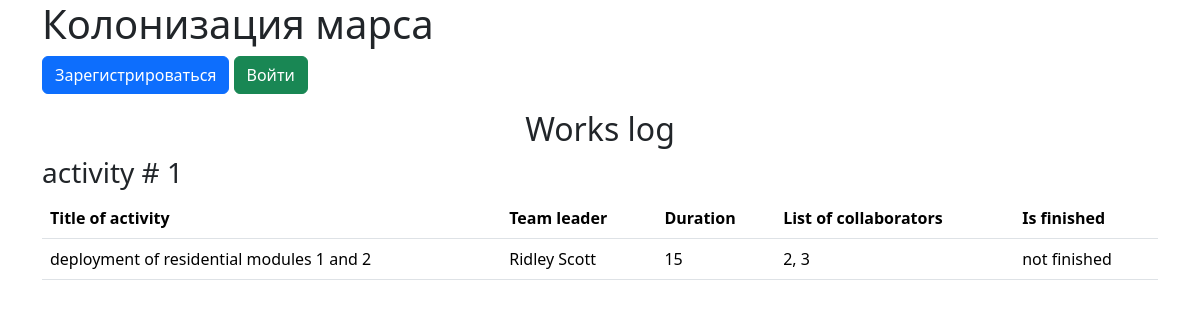
Before: / with the older database file.
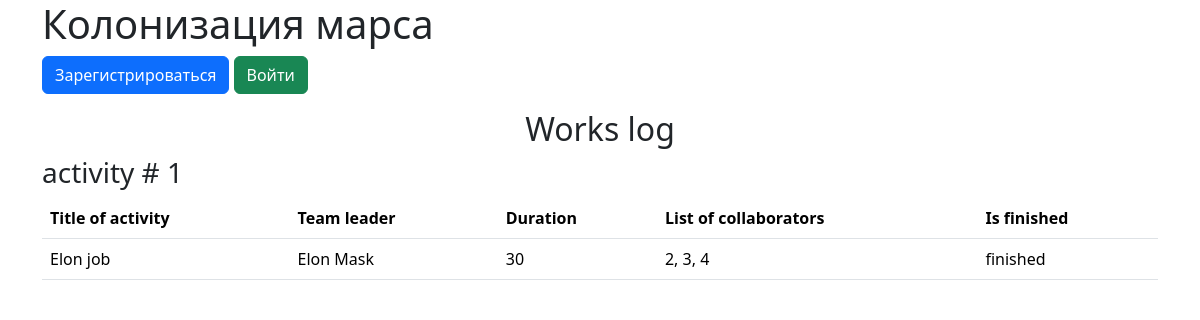
After: the same page with the newer database file.
### data/jobs.py (models this page shows)
class Jobs(SqlAlchemyBase):
    __tablename__ = "jobs"
    id = sqlalchemy.Column(sqlalchemy.Integer,
                           primary_key=True, autoincrement=True)
    team_leader = sqlalchemy.Column(sqlalchemy.Integer, sqlalchemy.ForeignKey("users.id"))
    job = sqlalchemy.Column(sqlalchemy.String)
    work_size = sqlalchemy.Column(sqlalchemy.Integer)
    collaborators = sqlalchemy.Column(sqlalchemy.String)
    start_date = sqlalchemy.Column(sqlalchemy.DateTime, default=datetime.datetime.now)
    end_date = sqlalchemy.Column(sqlalchemy.DateTime, nullable=True)
    is_finished = sqlalchemy.Column(sqlalchemy.Boolean)
    creator = orm.relationship("User")

### main.py (the view)
@app.route("/")
def index():
    db_sess = db_session.create_session()
    param = {}
    param["activities"] = db_sess.query(Jobs).all()
    param["leaders"] = []
    for job in param["activities"]:
        leader = db_sess.query(User).get(job.team_leader)
        param["leaders"].append(f"{leader.name} {leader.surname}")
    param["current_user"] = current_user
    return flask.render_template('job-journal.html', **param)

### data/db_session.py (called while the page is built)
def create_session() -> Session:
    global __factory
    return __factory()

### templates/job-journal.html (shortened to what this page needs)
{% extends 'base.html' %}
{% block content %}
  <h2 class="text-center">Works log</h2>
  {% for job in activities %}
    <h3>activity # {{loop.index}}</h3>
    <table class="table">
      <thead>
        <tr>
          <th scope="col">Title of activity</th>
          <th scope="col">Team leader</th>
          <th scope="col">Duration</th>
          <th scope="col">List of collaborators</th>
          <th scope="col">Is finished</th>
        </tr>
      </thead>
      <tbody>
        <tr>
          <td>{{ job.job }}</td>
          <td>{{ leaders[loop.index0] }}</td>
          <td>{{ job.work_size }}</td>
          <td>{{ job.collaborators }}</td>
          <td>{% if job.is_finished %}finished{% else %}not finished{% endif %}</td>
        </tr>
      </tbody>
    </table>
  {% endfor %}
{% endblock %}

### templates/base.html (shortened to what this page needs)
<!DOCTYPE html>
<html lang="en">
<head>
  <link href="https://cdn.jsdelivr.net/npm/bootstrap@5.3.3/dist/css/bootstrap.min.css" rel="stylesheet">
</head>
<body>
  <div class="container">
    <h1>Колонизация марса</h1>
    {% if current_user.is_authenticated %}
      <a class="navbar-brand" href="/logout">{{ current_user.name }}</a>
    {% else %}
      <p>
        <a class="btn btn-primary " href="/register">Зарегистрироваться</a>
        <a class="btn btn-success" href="/login">Войти</a>
      </p>
    {% endif %}
    {% block content %}{% endblock %}
  </div>
</body>
</html>

Changed rows visible on the page:
removed Jobs: job "deployment of residential modules 1 and 2", leaders "Ridley Scott", work_size "15", collaborators "2, 3", is_finished "not finished"
added Jobs: job "Elon job", leaders "Elon Mask", work_size "30", collaborators "2, 3, 4", is_finished "finished"
